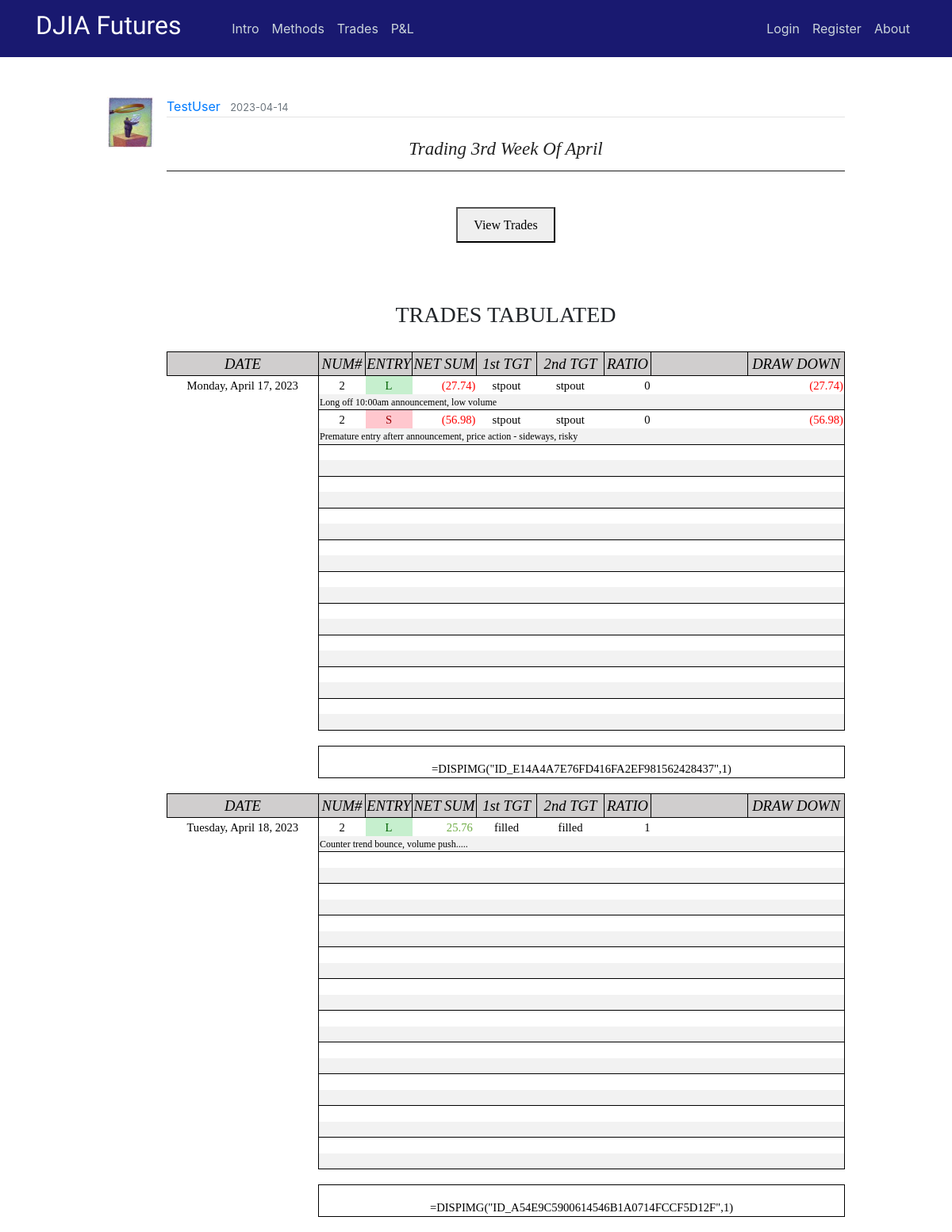
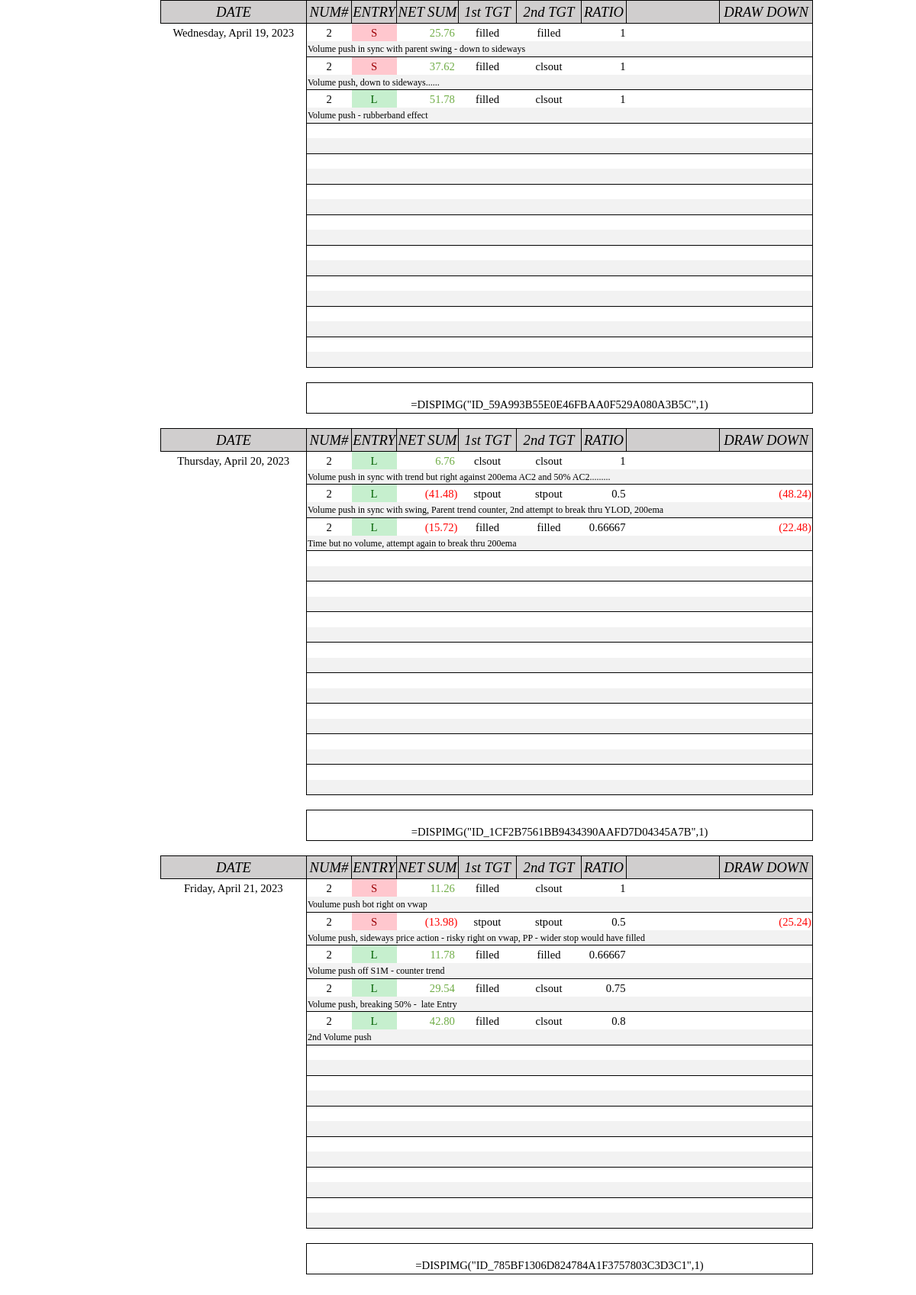
Screenshot of /post/206 with the database file from the repository (2 pictures, top to bottom).
### flaskblog/models.py (models this page shows, shortened)
class User(db.Model, UserMixin):
    id = db.Column(db.Integer, primary_key=True)
    username = db.Column(db.String(20), unique=True, nullable=False)
    email = db.Column(db.String(120), unique=True, nullable=False)
    image_file = db.Column(db.String(20), nullable=False, default='default.jpg')
    password = db.Column(db.String(60), nullable=False)
    posts = db.relationship('Post', backref='author', lazy=True)

class Post(db.Model):
    id = db.Column(db.Integer, primary_key=True)
    title = db.Column(db.String(100), nullable=False)
    date_posted = db.Column(db.DateTime, nullable=False, default=datetime.utcnow)
    content = db.Column(db.Text, nullable=False)
    user_id = db.Column(db.Integer, db.ForeignKey('user.id'), nullable=False)
    teaser_title = db.Column(db.Text, nullable=True)
    teaser_details = db.Column(db.Text, nullable=True)
    teaser_caption = db.Column(db.Text, nullable=True)
    teaser_img = db.Column(db.Text, nullable=True)
    teaser_content = db.Column(db.Text, nullable=True)
    teaser_wkid = db.Column(db.Text, nullable=True)

### flaskblog/posts/routes.py (the view)
@posts.route("/post/<int:post_id>")
def post(post_id):
    post = Post.query.get_or_404(post_id)
    if len(post.teaser_wkid) != 0:
        weekly = post.teaser_wkid
    else:
        weekly = ""
    return render_template('post.html', weekly=weekly, title=post.title, post=post)

### flaskblog/templates/post.html (shortened to what this page needs)
{% extends "layout.html" %}
{% block content %}
  <article class="media content-section" style="border:none;">
    <img class="article-img" src="{{ url_for('static', filename='profile_pics/' + post.author.image_file) }}">
    <div class="media-body">
      <div class="article-metadata">
        <a class="mr-2" href="{{ url_for('users.user_posts', username=post.author.username) }}">{{ post.author.username }}</a>
        <small class="text-muted">{{ post.date_posted.strftime('%Y-%m-%d') }}</small>
      </div>
      <center><br><h3 class="hero-header">{{ post.title }}</h3><hr><br></center>
      {% if weekly |length %}
      <center><button onclick="myDetach()">View Trades</button></center>
      <br>
      <br>
      {% endif %}
      <br><H6>TRADES TABULATED</H6><br>
      {{ post.content|safe }}
  </article>
{% endblock content %}

### flaskblog/static/main.css (style rules this page uses)
body { margin-top: 5rem; }
hr { margin-top: 1rem; margin-bottom: 1rem; border: 0; border-top: 1px solid rgba(0, 0, 0, 0.89); }
.content-section { background: #ffffff; padding: 10px 20px; border: 1px solid #000000; border-radius: 9px; margin-bottom: 20px; }
.article-img { height: 65px; width: 65px; margin-right: 16px; }
.article-metadata { padding-bottom: 1px; margin-bottom: 4px; border-bottom: 1px solid #e3e3e3 }

### flaskblog/static/study.css (style rules this page uses)
h3.hero-header { color: #222; text-transform: capitalize; font-weight: 400; font-style: italic; font-size: 28px; font-family: Baskerville, 'Baskerville Old Face', 'Hoefler Text', Garamond, 'Times New Roman', serif; }
h3 { font-weight: 700; line-height: 1; }
h6 { text-align: center; font-weight: 400; font-size: 24px; font-family: Baskerville, 'Baskerville Old Face', 'Hoefler Text', Garamond, 'Times New Roman', serif; line-height: 1; }
button { margin-top: 5px; margin-bottom: 5px; padding: 8px 20px 7px; font-family: Cambria, Georgia, serif; line-height: 1.6; }
@media screen and (min-width: 25rem) { h3.hero-header { font-size: 23px; } }
@media screen and (min-width: 36rem) { h6 { font-size: 26px; } }
@media screen and (min-width: 48rem) { h6 { font-size: 28px; } }

### flaskblog/static/modal.css (style rules this page uses)
img { margin-bottom: -4px; }

### flaskblog/static/stylesheet.css (style rules this page uses)
tr { mso-height-source:auto; mso-ruby-visibility:none; }
col { mso-width-source:auto; mso-ruby-visibility:none; }
td { mso-style-parent:style0; padding-top:1px; padding-right:1px; padding-left:1px; mso-ignore:padding; mso-number-format:"General"; text-align:general; vertical-align:bottom; white-space:nowrap; mso-rotate:0; mso-pattern:auto; mso-background-source:auto; color:#000000; font-size:11.0pt; font-weight:400; font-style:normal; text-decoration:none; font-family:Calibri; mso-generic-font-family:auto; mso-font-charset:134; border:none; mso-protection:locked visible; }
.xl65 { mso-style-parent:style0; text-align:center; mso-pattern:auto none; background:#D0CECE; font-size:14.0pt; font-style:italic; mso-font-charset:134; border:.5pt solid windowtext; }
.xl66 { mso-style-parent:style0; mso-number-format:"0\.00_\)\;\[Red\]\\\(0\.00\\\)"; mso-font-charset:134; }
.xl67 { mso-style-parent:style0; mso-number-format:"0\.00_\)\;\[Red\]\\\(0\.00\\\)"; text-align:center; mso-pattern:auto none; background:#D0CECE; font-size:14.0pt; font-style:italic; mso-font-charset:134; border:.5pt solid windowtext; }
.xl68 { mso-style-parent:style0; mso-number-format:"\[$-F800\]dddd\\\,\\ mmmm\\ dd\\\,\\ yyyy"; text-align:center; mso-font-charset:134; }
.xl69 { mso-style-parent:style0; mso-number-format:"0"; text-align:center; mso-font-charset:134; border-left:.5pt solid windowtext; border-top:.5pt solid windowtext; }
.xl70 { mso-style-parent:style0; text-align:center; mso-font-charset:134; border-top:.5pt solid windowtext; }
.xl71 { mso-style-parent:style0; mso-number-format:"0\.00_\)\;\[Red\]\\\(0\.00\\\)"; text-align:right; mso-font-charset:134; border-top:.5pt solid windowtext; }
.xl72 { mso-style-parent:style0; mso-font-charset:134; border-top:.5pt solid windowtext; }
.xl73 { mso-style-parent:style0; mso-number-format:"0\.00_\)\;\[Red\]\\\(0\.00\\\)"; mso-font-charset:134; border-top:.5pt solid windowtext; }
.xl74 { mso-style-parent:style0; mso-number-format:"0"; text-align:left; vertical-align:top; mso-pattern:auto none; background:#F2F2F2; font-size:9.0pt; font-family:Comic Sans MS; mso-font-charset:134; border-left:.5pt solid windowtext; border-bottom:.5pt solid windowtext; }
.xl76 { mso-style-parent:style0; text-align:center; mso-font-charset:134; border-top:.5pt solid windowtext; }
.xl77 { mso-style-parent:style0; text-align:center; mso-font-charset:134; border-left:.5pt solid windowtext; border-top:.5pt solid windowtext; }
.xl80 { mso-style-parent:style0; text-align:center; mso-font-charset:134; }
.xl81 { mso-style-parent:style0; mso-number-format:"0\.00_\)\;\[Red\]\\\(0\.00\\\)"; mso-font-charset:134; border-top:.5pt solid windowtext; border-right:.5pt solid windowtext; }

### rows the page displays
User: image_file (picture), author.username "TestUser"
Post: date_posted "2023-04-14", title "Trading 3rd Week Of April", content "DATE NUM# ENTRY NET SUM 1st TGT 2nd TGT RATIO DRAW DOWN Monday, April 17, 2023 2 L (27.74) stpout stpout 0 (27.74) Long off 10:00am announcement, low volume 2 S (56.98) stpout stpout 0 (56.98) Premature entry afterr announcement, price action - sideways, risky =DISPIMG(\"ID_E14A4A7E76FD416FA2EF981562428437\",1) DATE NUM# ENTRY NET SUM 1st TGT 2nd TGT RATIO DRAW DOWN Tuesday, April 18, 2023 2 L 25.76 filled filled 1 Counter trend bounce, volume push..... =DISPIMG(\"ID_A54E9C5900614546B1A0714FCCF5D12F\",1) DATE NUM# ENTRY NET SUM 1st TGT 2nd TGT RATIO DRAW DOWN Wednesday, April 19, 2023 2 S 25.76 filled filled 1 Volume push in sync with parent swing - down to sideways 2 S 37.62 filled clsout 1…"
